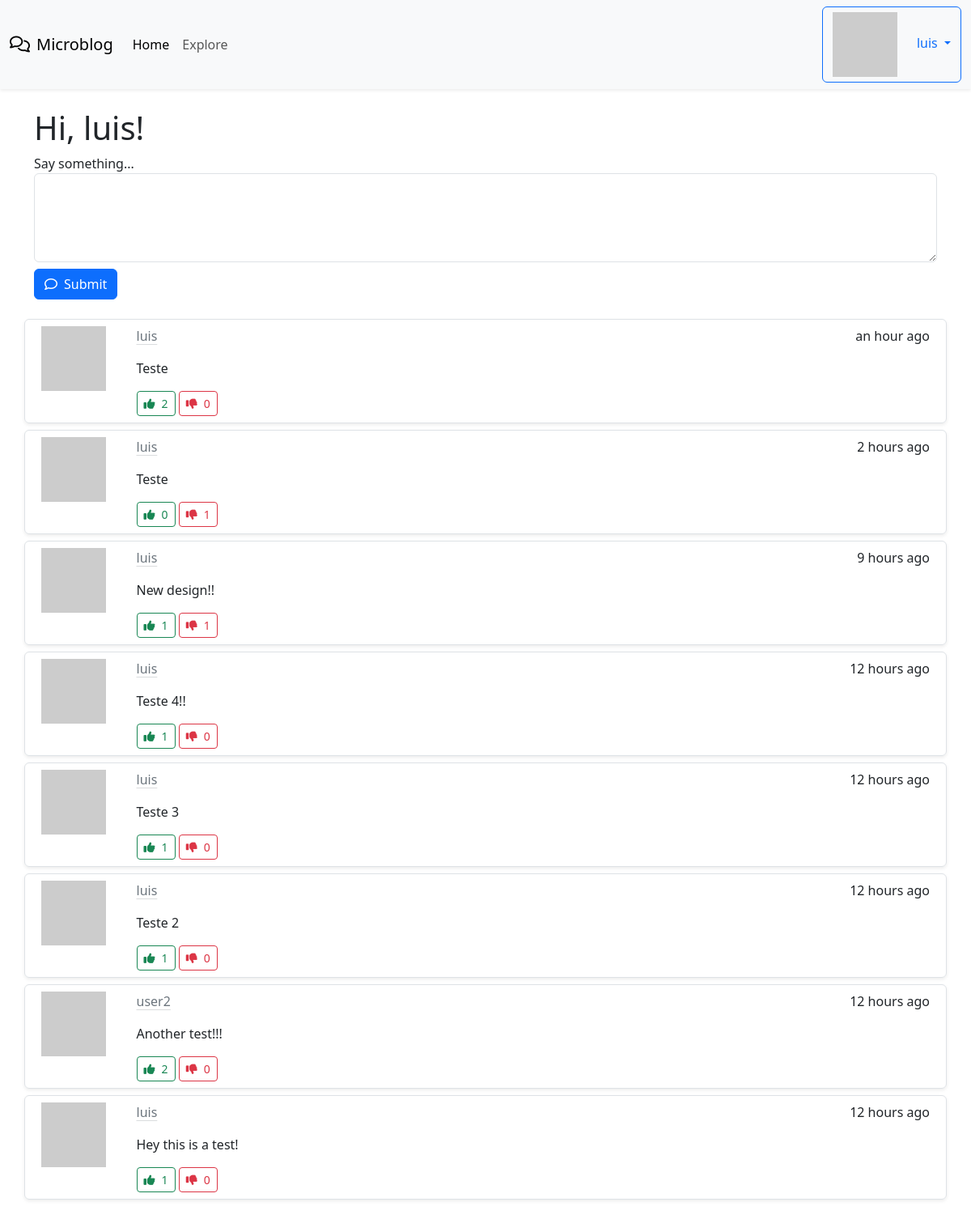
The app's page /index (signed in) with its own data.
### app/models.py (models this page shows, shortened)
class User(UserMixin, db.Model):
    id = db.Column(db.Integer, primary_key = True)
    username = db.Column(db.String(64), index = True, unique = True)
    email = db.Column(db.String(120), index = True, unique = True)
    password_hash = db.Column(db.String(128))
    posts = db.relationship('Post', backref='author', lazy='dynamic')
    about_me = db.Column(db.String(140))
    last_seen = db.Column(db.DateTime, default=datetime.utcnow)
    followed = db.relationship(
        'User', secondary=followers,
        primaryjoin=(followers.c.follower_id == id),
        secondaryjoin=(followers.c.followed_id == id),
        backref=db.backref('followers', lazy='dynamic'), lazy='dynamic'
    )
    upvotes = db.relationship('Upvote', backref='user', lazy='dynamic')
    downvotes = db.relationship('Downvote', backref='user', lazy='dynamic')
    def avatar(self, size):
        digest = md5(self.email.lower().encode('utf-8')).hexdigest()
        return 'https://www.gravatar.com/avatar/{}?d=identicon&s={}'.format(digest, size)
    def followed_posts(self):
        followed = Post.query.join(
            followers, (followers.c.followed_id == Post.user_id)).filter(
                followers.c.follower_id == self.id)
        own = Post.query.filter_by(user_id=self.id)
        return followed.union(own).order_by(Post.timestamp.desc())

class Post(db.Model):
    id = db.Column(db.Integer, primary_key=True)
    body = db.Column(db.String(140))
    timestamp = db.Column(db.DateTime, index=True, default=datetime.utcnow)
    user_id = db.Column(db.Integer, db.ForeignKey('user.id'))
    language = db.Column(db.String(5))
    upvotes = db.relationship('Upvote', backref='post', lazy='dynamic')
    downvotes = db.relationship('Downvote', backref='post', lazy='dynamic')

### app/main/routes.py (the view, shortened to what this page needs)
@bp.route('/', methods=['GET', 'POST'])
@bp.route('/index', methods=['GET', 'POST'])
@login_required
def index():
    form = PostForm()
    page = request.args.get('page', 1, type=int)
    posts = current_user.followed_posts().paginate(page=page, per_page=current_app.config['POSTS_PER_PAGE'], error_out=False)
    next_url = url_for('main.index', page=posts.next_num) if posts.has_next else None
    prev_url = url_for('main.index', page=posts.prev_num) if posts.has_prev else None
    return render_template('index.html', title='Home', form=form, posts=posts.items, next_url=next_url, prev_url=prev_url)

### app/main/forms.py
class PostForm(FlaskForm):
    post = TextAreaField(_l('Say something...'), validators=[DataRequired(), Length(min=1, max=140)])
    submit = SubmitField(_l('Submit'))

### app/__init__.py (called while the page is built)
def get_locale():
    return request.accept_languages.best_match(current_app.config['LANGUAGES'])

### app/main/routes.py (called while the page is built)
@bp.before_request
def before_request():
    if current_user.is_authenticated:
        current_user.last_seen = datetime.utcnow()
        db.session.commit()
    g.locale = str(get_locale())

### app/models.py (called while the page is built)
@login.user_loader
def load_user(id):
    return User.query.get(int(id))

### app/templates/index.html (shortened to what this page needs)
{% extends "base.html" %}
{% block content %}
<div class="container mt-4">
  <h1>{{ _('Hi, %(username)s!', username=current_user.username) }}</h1>
  {% if form %}
  <form action="" method="post">
      <div class="form-group">
          <label for="{{ form.post.id }}">{{ form.post.label }}</label>
          {{ form.post(class="form-control", rows=4) }}
      </div>
      <button type="submit" class="btn btn-primary mt-2"><i class="fa-regular fa-comment me-2"></i>{{_('Submit')}}</button>
  </form>
  {% endif %}
  <div class="mt-4">
      {% for post in posts %}
      {% include "_post.html" %}
      {% endfor %}
  </div>
</div>
{% endblock %}

### app/templates/base.html (shortened to what this page needs)
<!doctype html>
<html lang="en">
    <head>
        {% block head %}
        {% block styles %}
            {{ bootstrap.load_css() }}
        {% endblock %}
        {% endblock %}
    </head>
    <body>
      <nav class="navbar navbar-expand-lg bg-body-tertiary shadow-sm">
        <div class="container-fluid">
          <a class="navbar-brand" href="{{ url_for('main.index') }}"><i class="fa-regular fa-comments me-2"></i>Microblog</a>
          <div class="collapse navbar-collapse" id="navbarNav">
            <ul class="navbar-nav">
              <li class="nav-item">
                <a class="nav-link active" aria-current="page" href="{{ url_for('main.index') }}">{{_('Home')}}</a>
              </li>
              <li class="nav-item">
                <a class="nav-link" href="{{ url_for('main.explore') }}">{{_('Explore')}}</a>
              </li>
            </ul>
            <ul class="navbar-nav ms-auto">
              {% if current_user.is_anonymous %}
              <li class="nav-item">
                  <a class="btn btn-primary" href="{{ url_for('auth.login') }}">{{_('Login')}}</a>
              </li>
              {% else %}
              <li class="nav-item dropdown">
                <a class="dropdown-toggle btn btn-outline-primary" href="#" role="button" data-bs-toggle="dropdown" aria-expanded="false">
                  <img class="me-4" src="{{ current_user.avatar(36) }}" />{{ current_user.username }}
                </a>
              </li>
              {% endif %}
          </ul>
          </div>
        </div>
      </nav>
      {% block content %}{% endblock %}
  </body>
</html>

### app/templates/_post.html
<div class="row border rounded shadow-sm my-2 p-2">
  <div class="col-1 d-flex align-items-center">
    <img src="{{ post.author.avatar(64) }}" class="align-self-start mr-3" alt="{{ post.author.username }} Avatar">
  </div>
  <div class="col ms-4">
    <div class="d-flex flex-row justify-content-between">
      <a class="link-secondary link-offset-2 link-underline-opacity-25 link-underline-opacity-100-hover" href="{{ url_for('main.user', username=post.author.username) }}">{{ post.author.username }}</a>
      <p>{{ moment(post.timestamp).fromNow() }}</p>
    </div>
    <p>{{ post.body }}</p>
    <form action="/upvote_post/{{post.id}}" method="POST" class="d-inline">
      <button type="submit" class="btn btn-outline-success btn-sm">
        <i class="fa-solid fa-thumbs-up me-2"></i>{{ post.upvotes.count() }}
      </button>
    </form>
    <form action="/downvote_post/{{post.id}}" method="POST" class="d-inline">
      <button type="submit" class="btn btn-outline-danger btn-sm">
        <i class="fa-solid fa-thumbs-down me-2"></i>{{ post.downvotes.count() }}
      </button>
    </form>
  </div>
</div>

### records on screen
User: username "luis"
Post: author.username "luis", timestamp "an hour ago", body "Teste", upvotes.count "2", downvotes.count "0"
Post: author.username "luis", timestamp "2 hours ago", body "Teste", upvotes.count "0", downvotes.count "1"
Post: author.username "luis", timestamp "9 hours ago", body "New design!!", upvotes.count "1", downvotes.count "1"
Post: author.username "luis", timestamp "12 hours ago", body "Teste 4!!", upvotes.count "1", downvotes.count "0"
Post: author.username "luis", timestamp "12 hours ago", body "Teste 3", upvotes.count "1", downvotes.count "0"
Post: author.username "luis", timestamp "12 hours ago", body "Teste 2", upvotes.count "1", downvotes.count "0"
Post: author.username "user2", timestamp "12 hours ago", body "Another test!!!", upvotes.count "2", downvotes.count "0"
Post: author.username "luis", timestamp "12 hours ago", body "Hey this is a test!", upvotes.count "1", downvotes.count "0"
